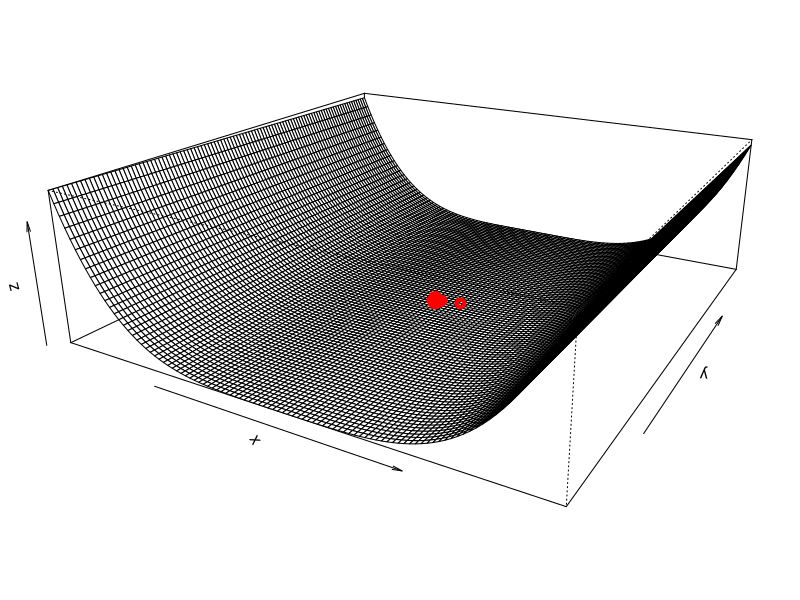
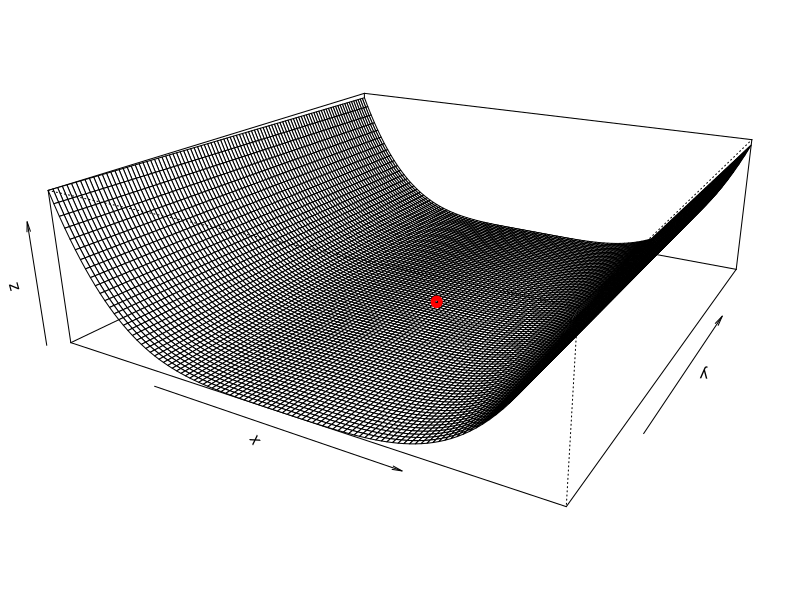

Here is the R script that generated these plots, in order:
## ---- chunk 1
gr <- (sqrt(5)+1)/2
golden_ratio<- function(alpha_init,an, tol ,a,b, step = F)
{
  c <- b - (b - a) / gr
  d <- a + (b - a) / gr
  while (abs(b-a)>tol) {
     if (step) {
      print(c)
    }
    if (alpha_init(c,an) < alpha_init(d,an)) {
      b <- d
    } else{
      a <- c
    }
    c <- b - (b - a) / gr
    d <- a + (b - a) / gr
  }
  return((b + a) / 2)
}

func <- function(x,y){100*((y-(x^2))^2) + ((1-x)^2)}
a0 = c(3,5)
tol = 1e-09
maxiter = 1000

gradient  <- function(x,y){
  dx <- -400*y*x + 400*x^3 -2 +2*x
  dy <- 200*(y-x^2)
  return(as.matrix(c(dx,dy)))
}

alpha_init <- function(alpha,an_1){func(an_1[1]-alpha*(gradient(an_1[1],an_1[2])[1]),an_1[2]-alpha*(gradient(an_1[1],an_1[2])[2]))}




sdescent <- function( a0, tol, maxiter){
  ##############################################
  #steepest descent algorithm (gradient method)#
  ##############################################
  #input:
    #a0: initial point (an array two elements)
    #tol: tolerance the norm of the difference between current and previous iterates
    #maxiter: maximum number of iterations.
  #output:
    #a: solution (array of x and y)
    #num: number of iterations.
  
  
  
  result <- list(c(a0,0))
  i <- 1
  flag <- TRUE
  an_1 <- as.matrix(a0)
  while (i<= maxiter & flag) {
    x <- an_1[1]
    y <- an_1[2]
    gamma <- golden_ratio(alpha_init = alpha_init,an_1,tol = 0.00001,a = 0,b = 20,step = F)
    an <-  as.matrix(an_1) - as.matrix(gamma*gradient(x,y))
    an <- as.array(an)
    i <- i + 1
    result[[i]] <- c(an,func(an[1],an[2]))
    #print(c(an,'%',gamma,gamma_f))
    if (abs(sum(an-an_1))<tol){
      flag <- FALSE
  }
    an_1 <- an
  }
return(result)
}



point_start <- array(c(10,5))

result <- sdescent(a0 = point_start,tol =  1e-09,maxiter = 1000)

## ---- chunk 2
result <- data.frame(matrix(unlist(result), nrow=length(result), byrow=T))
colnames(result) <- c('x','y','z')

x <- seq(-99,99,length=100)
y <- x


z <- outer(x,y,func)

par(mar=c(1,1,1,1))
res <- persp(x,y,z,theta=30,phi=20,expand=0.3,ltheta=100)
mypoints <- trans3d(result$x, result$y, result$z, pmat=res)
points(mypoints, pch=1, col="red",lwd=4)


## ---- chunk 3
func <- function(x,y)
{
    return(100*(y-x^2)^2+(1-x)^2)
}

gradient  <- function(x,y){
  dx <- -400*y*x + 400*x^3 -2 +2*x
  dy <- 200*(y-x^2)
  return(as.matrix(c(dx,dy)))
}

hessian  <- function(x,y) {
  dxx <- 1200*x^2 -400*y + 2
  dxy <- -400*x
  dyy <- 200
  temp <- matrix(c(dxx,dxy,dxy,dyy),nrow = 2)
  return(temp)
}

newton = function( a0, tol, maxiter){
  #########################
  #Newton method algorithm#
  #########################
  #input:
    #a0: initial point (an array two elements)
    #tol: tolerance the norm of the difference between current and previous iterates
    #maxiter: maximum number of iterations.
  #output:
    #a: solution (array of x and y)
    #num: number of iterations.
  result <- data.frame(x=rep(NA,maxiter),y=rep(NA,maxiter),z=rep(NA,maxiter))
  i <- 1
  flag <- TRUE
  an_1 <- as.matrix(a0)
  while (i<= maxiter & flag) {
    x <- an_1[1]
    y <- an_1[2]
    an <-  as.matrix(an_1) - solve(hessian(x,y))%*%gradient(x,y)
    an <- as.array(an)
    result[i,1] <- an[1]
    result[i,2] <- an[2]
    result[i,3] <- func(x,y)
    i <- i+1
    if (abs(sum(an-an_1))<tol){
      flag <- FALSE
  }
    an_1 <- an
  }
  result <- result[complete.cases(result), ]
  return(result)
}

result <- newton(a0 = c(30,100),tol = 0.001,maxiter = 20)

## ---- chunk 4
x <- seq(-99,99,length=100)
y <- x


z <- outer(x,y,func)

par(mar=c(1,1,1,1))
res <- persp(x,y,z,theta=30,phi=20,expand=0.3,ltheta=100)
mypoints <- trans3d(result$x, result$y, result$z, pmat=res)
points(mypoints, pch=1, col="red",lwd=4)

